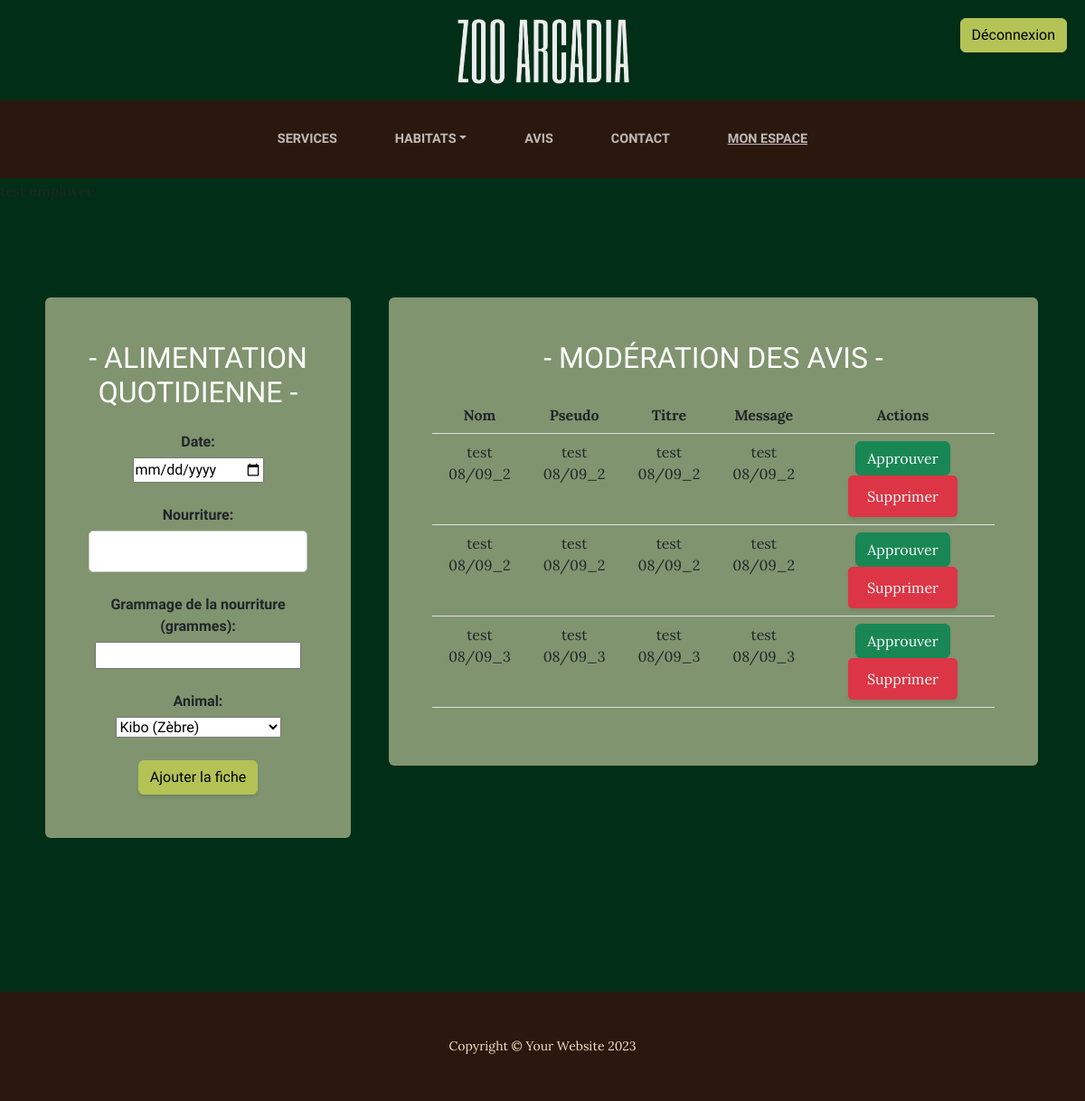
/employee (signed in), run on the app's committed database.
### models.py (models this page shows)
class Avis(db.Model):
    id = db.Column(db.Integer, primary_key=True)
    nom = db.Column(db.String(100), nullable=False)
    pseudo = db.Column(db.String(100), nullable=False)
    titre = db.Column(db.String(100), nullable=False)
    message = db.Column(db.Text, nullable=False)
    approuve = db.Column(db.Boolean, default=False)

### app.py (the view, shortened to what this page needs)
@app.route('/employee', methods=['GET', 'POST'])
@role_required('employee')
def employee():
    animals = Animal.query.all()
    avis_a_valider = Avis.query.filter_by(approuve=False).all()
    return render_template('employee.html', animals=animals, avis_a_valider=avis_a_valider)

### app.py (called while the page is built)
def role_required(*roles):
    def wrapper(f):
        @wraps(f)
        def decorated_function(*args, **kwargs):
            if 'user_id' not in session or session.get('user_role') not in roles:
                flash("Vous n'avez pas la permission d'accéder à cette page.", "danger")
                return redirect(url_for('login'))
            return f(*args, **kwargs)
        return decorated_function
    return wrapper

### templates/employee.html (shortened to what this page needs)
<!DOCTYPE html>
<html lang="en">
    <head>
        <link href="../static/css/styles.css" rel="stylesheet" />
    </head>
    <body>
        <header class="text-center">
            <a href="{{ url_for('home') }}">
                <img class="img-logo center" src="/static/assets/img/logo.png" alt="logo Zoo Arcadia" />
            </a>
            <ul class="nav-btn d-none d-lg-flex">
                {% if 'user_id' in session %}
                    <li class="nav-item-btn">
                        <a href="{{ url_for('logout') }}" class="btn btn-primary btn-connexion">Déconnexion</a>
                    </li>
                {% else %}
                    <li class="nav-item-btn">
                        <a href="{{ url_for('login') }}" class="btn btn-primary btn-connexion">Connexion</a>
                    </li>
                {% endif %}
            </ul>
        </header>
        <nav class="navbar navbar-expand-lg navbar-dark py-lg-4" id="mainNav">
            <div class="container">
                <div class="collapse navbar-collapse" id="navbarSupportedContent">
                    <ul class="navbar-nav mx-auto">
                        <li class="nav-item px-lg-4"><a class="nav-link text-uppercase" href="{{ url_for('services') }}">Services</a></li>
                        <li class="nav-item px-lg-4 dropdown">
                            <a class="nav-link text-uppercase dropdown-toggle" href="{{ url_for('habitats') }}" id="navbarDropdown" role="button" data-bs-toggle="dropdown" aria-expanded="false">Habitats</a>
                        </li>
                        <li class="nav-item px-lg-4"><a class="nav-link text-uppercase" href="{{ url_for('home') }}#avis">Avis</a></li>
                        <li class="nav-item px-lg-4"><a class="nav-link text-uppercase" href="{{ url_for('contact') }}">Contact</a></li>
                        {% if 'user_id' in session %}
                            {% if session['user_role'] == 'admin' %}
                            <li class="nav-item px-lg-4"><a class="nav-link text-uppercase underline" href="{{ url_for('admin') }}">Mon espace</a></li>
                            {% elif session['user_role'] == 'employee' %}
                            <li class="nav-item px-lg-4"><a class="nav-link text-uppercase underline" href="{{ url_for('employee') }}">Mon espace</a></li>
                            {% elif session['user_role'] == 'veterinarian' %}
                            <li class="nav-item px-lg-4"><a class="nav-link text-uppercase underline" href="{{ url_for('veterinarian') }}">Mon espace</a></li>
                            {% endif %}
                        {% endif %}
                    </ul>
                </div>
            </div>
        </nav>
         <p>test employee</p>
        <section class="page-section2 cta2">
            <div class="container">
                <div class="row">
                    <div class="col-xl-14 mx-auto">
                        <div class="row">
                            <div class="col-md-4">
                                <div class="inner5 bg-faded text-center rounded">
                                    <h2 class="section-heading mb-4">
                                        <span class="section-heading-lower2">- Alimentation quotidienne -</span>
                                    </h2>
                                    <form method="POST" action="{{ url_for('employee') }}">
                                        <label for="date">Date:</label><br>
                                        <input type="date" id="date" name="date" required><br><br>
                                        <label for="food">Nourriture:</label><br>
                                        <input type="text" id="food" name="food" required><br><br>
                                        <label for="weight">Grammage de la nourriture (grammes):</label><br>
                                        <input type="number" step="0.1" id="weight" name="weight" required><br><br>
                                        <label for="animal_id">Animal:</label><br>
                                        <select id="animal_id" name="animal_id" required>
                                            {% for animal in animals %}
                                                <option value="{{ animal.id }}">{{ animal.name }} ({{ animal.species }})</option>
                                            {% endfor %}
                                        </select><br><br>
                                        <button type="submit" class="btn btn-primary">Ajouter la fiche</button>
                                    </form>
                                </div>
                            </div>
                            <div class="col-md-8">
                                <div class="inner5 bg-faded text-center rounded">
                                    <h2 class="section-heading mb-4">
                                        <span class="section-heading-lower2">- Modération des Avis -</span>
                                    </h2>
                                    <table class="table">
                                        <thead>
                                            <tr>
                                                <th>Nom</th>
                                                <th>Pseudo</th>
                                                <th>Titre</th>
                                                <th>Message</th>
                                                <th>Actions</th>
                                            </tr>
                                        </thead>
                                        <tbody>
                                            {% for avis in avis_a_valider %}
                                            <tr>
                                                <td>{{ avis.nom }}</td>
                                                <td>{{ avis.pseudo }}</td>
                                                <td>{{ avis.titre }}</td>
                                                <td>{{ avis.message }}</td>
                                                <td>
                                                    <a href="{{ url_for('approve_review', avis_id=avis.id) }}" class="btn btn-success">Approuver</a>
                                                    <a href="{{ url_for('disapprove_review', avis_id=avis.id) }}" class="btn btn-danger">Supprimer</a>
                                                </td>
                                            </tr>
                                            {% endfor %}
                                        </tbody>
                                    </table>
                                </div>
                            </div>
                        </div>
                    </div>
                </div>
            </div>
        </section>
        <footer class="footer text-faded text-center py-5">
            <div class="container"><p class="m-0 small">Copyright &copy; Your Website 2023</p></div>
        </footer>
    </body>
</html>

### data on the page
Avis: nom "test 08/09_2", pseudo "test 08/09_2", titre "test 08/09_2", message "test 08/09_2"
Avis: nom "test 08/09_2", pseudo "test 08/09_2", titre "test 08/09_2", message "test 08/09_2"
Avis: nom "test 08/09_3", pseudo "test 08/09_3", titre "test 08/09_3", message "test 08/09_3"

### other printed values
form field animal_id "Kibo (Zèbre)"
